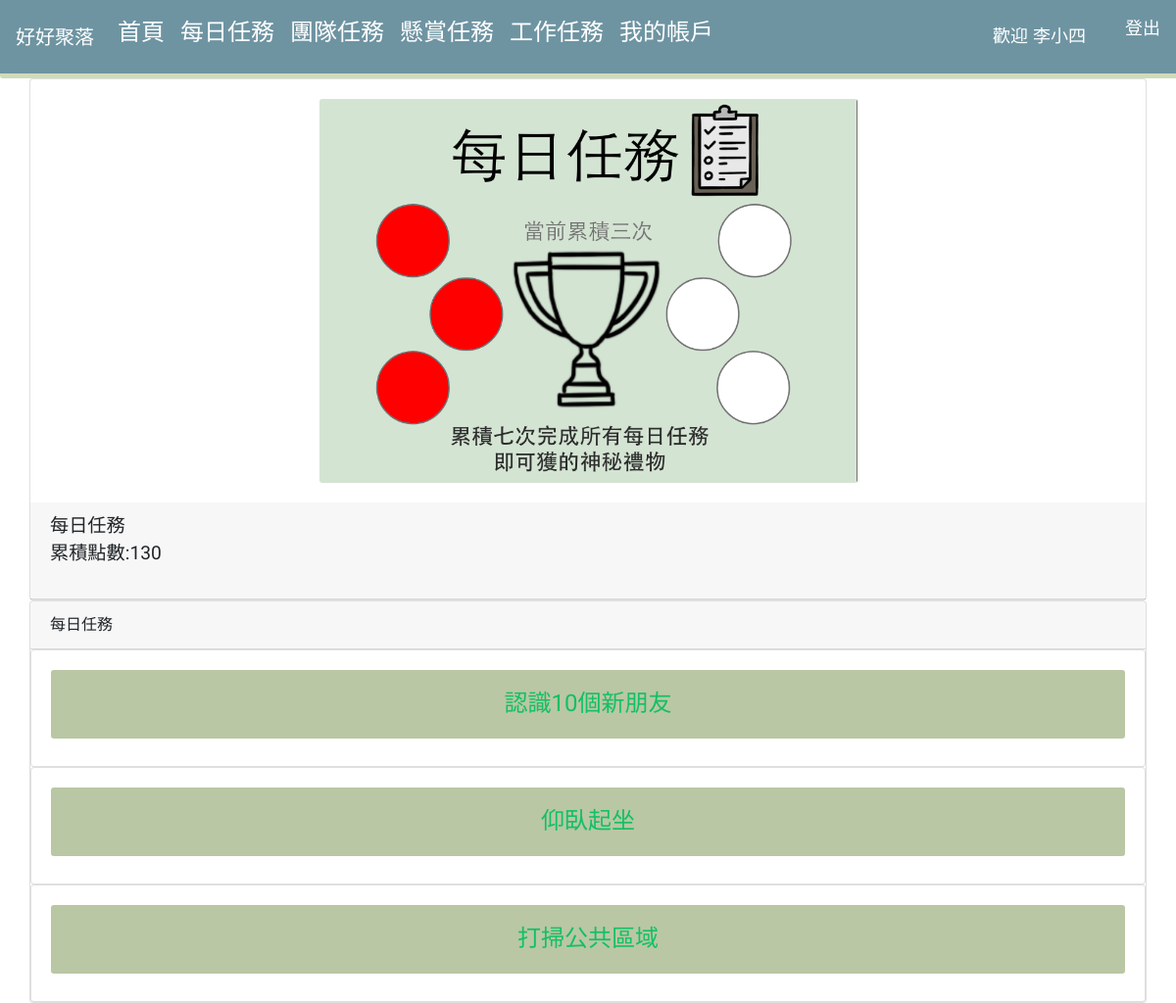
/app/my_personal_tasks/ (signed in), run on the app's committed database.
### app/models.py (models this page shows, shortened)
class UserProfile(models.Model):
    AUTHORITY_CHOICE = (('admin', '管理者'),
                        ('employee', '照服員'),
                        ('resident', '住民'),
                        ('family', '家屬'),
                        ('vendor', '廠商'),
                        )
    user = models.OneToOneField(User, on_delete=models.CASCADE, related_name='userprofile')
    actual_name = models.CharField(max_length=10, verbose_name='姓名')
    authority = models.CharField(max_length=20, verbose_name='身分', choices=AUTHORITY_CHOICE, default='resident')
    photo = models.ImageField(upload_to='users/%Y/%m/%d/', null=True, blank=True, verbose_name='照片')
    def __str__(self):
        return self.actual_name

class PersonalTask(models.Model):
    user = models.ForeignKey(UserProfile, on_delete=models.CASCADE, verbose_name='人員')
    task = models.ForeignKey(Task, on_delete=models.CASCADE, verbose_name='任務')
    assign_date = models.DateField(default=datetime.now,verbose_name='指派日期')
    finish_date = models.DateField(auto_now_add=False,verbose_name='完成日期',blank=True,null = True)
    slug = RandomCharField(length=32, unique=True, unique_for_date='assign_date')
    is_award =  models.BooleanField(default=False,verbose_name='是否獎勵過')
    point = models.IntegerField(default=0,verbose_name='點數')
    objects = models.Manager()
    personalTaskManager = PersonalTaskManager()
    personal_task_award = PersonTaskAwardManage()
    class Meta:
        ordering = ['-assign_date']
    def generate_qr_code(self):
        return reverse('app:generate_qr_code', args=[self.id, self.slug])

class Task(models.Model):
    TASK_CHOICE = (('daily_task', '每日任務')
                   , ('work_task', '工作任務'))
    task_name = models.CharField(max_length=32, verbose_name='任務名稱')
    task_content = RichTextField(verbose_name='任務內容')
    slug = RandomCharField(length=32, unique=True, unique_for_date='publish')
    publish = models.DateField(default=timezone.now, verbose_name='任務發布時間')
    task_type = models.CharField(max_length=12, choices=TASK_CHOICE, default='daily_task', verbose_name='任務型別')
    is_vaild  = models.BooleanField(default=True)
    point = models.IntegerField(verbose_name='點數')
    class Meta:
        ordering = ['-publish']
    def __str__(self):
        return self.task_name

### app/views.py (the view, shortened to what this page needs)
# urls.py: path('my_personal_tasks/', views.my_personal_tasks, name='my_personal_tasks'),
def my_personal_tasks(request):
    user_id = request.session.get('user')
    authority = request.user.userprofile.authority
    request.session['authority'] = authority
    request.session['user'] = request.user.id
    user = request.user.id
    personal_tasks = PersonalTask.objects.filter(user=user).filter(assign_date=datetime.today().date())
    finish_date = []
    points = 0
    person_tasks = list(PersonalTask.personal_task_award.filter(user=user_id).values())
    for person_task in person_tasks:
        points += int(person_task['point'])
        if person_task['finish_date'] not in finish_date:
            finish_date.append(person_task['finish_date'])
    context = {'finish_task_date': len(finish_date), 'points': points,
               'section': 'dashboard',
               'authority': authority,
               'personal_tasks': personal_tasks}
    return render(request,
                  'account/my_personal_task.html', context
                  )

### app/models.py (called while the page is built)
    def get_queryset(self):
        return super(PersonTaskAwardManage, self).get_queryset()\
            .filter(finish_date__isnull=False)\
            .filter(is_award=False)

### app/templates/account/my_personal_task.html (shortened to what this page needs)
{% extends 'base.html' %}
{% load static %}
{% block content %}
    <div class="container container-fluid">
        <div class="row">
               <div class="card w-100" >
                   <div class="card-body">
                       {% if finish_task_date == 0 %}
                           <img class="card-img personal_task_finish" src="{% static 'drawable/awards/0.png' %}"/>
                       {% elif  finish_task_date == 1 %}
                           <img class="card-img personal_task_finish" src="{% static 'drawable/awards/1.png' %}"/>
                       {% elif  finish_task_date == 2 %}
                           <img class="card-img personal_task_finish" src="{% static 'drawable/awards/2.png' %}"/>
                       {% elif finish_task_date == 3 %}
                           <img class="card-img personal_task_finish" src="{% static 'drawable/awards/3.png' %}"/>
                       {% elif finish_task_date == 4 %}
                           <img class="card-img personal_task_finish" src="{% static 'drawable/awards/4.png' %}"/>
                       {% elif finish_task_date == 5 %}
                           <img class="card-img personal_task_finish" src="{% static 'drawable/awards/5.png' %}"/>
                       {% elif finish_task_date == 6 %}
                           <img class="card-img personal_task_finish" src="{% static 'drawable/awards/6.png' %}"/>
                       {% elif finish_task_date == 7 %}
                            <img class="card-img personal_task_finish" src="{% static 'drawable/awards/7.png' %}"/>
                       {% endif %}
                   </div>
                    <div class="card-header">
                        <h4 style="font-size: 120%">每日任務<P>累積點數:{{points }}</h4>
                        </div>
               </div>
    <div class="card w-100">
        <div class="card-header"> 每日任務</div>
             {% for personal_task in personal_tasks %}
                <div class="card" >
                <div class="card-body card-text text-center  ">
                        <img src="{% static 'drawable/person_task_bg.png' %}"
                             alt="" class="card-img" style="width:100%;height:70px ">
                        <h4 > <span class="card-img-overlay" style="color:#005bfd;padding-top: 40px">
                            <a href={{personal_task.generate_qr_code  }}> {{ personal_task.task }}</a></span></h4>
                </div>
                </div>
            {% endfor %}
            </div>
</div>
        </div>
{% endblock %}

### app/templates/base.html (shortened to what this page needs)
{% load static %}
<!DOCTYPE html>
<html itemscope itemtype='http://schema.org/WebPage'>
<head>
    <link href="{% static "bootstrap/css/bootstrap.min.css" %}" rel="stylesheet">
    <link href="{% static "css/base.css" %}" rel="stylesheet">
</head>
<body>
<nav class="navbar navbar-expand-lg navbar-light"  >
  <a class="navbar-brand" href="#">好好聚落</a>
  <div class="collapse navbar-collapse" id="navbarSupportedContent">
   {% if request.user.is_authenticated %}
       {% if request.session.authority == 'resident' %}
    <ul class="navbar-nav .nav-pills mr-auto">
      <li class="nav-item active"><h4>
          <a class="nav-link" href="#">首頁 <span class="sr-only">(current)</span></a></h4>
      </li>
      <li class="nav-item"><h4>
        <a class="nav-link" href="{% url 'app:my_personal_tasks' %}">每日任務</a></h4>
      </li>
      <li class="nav-item"><h4>
        <a class="nav-link" href="{% url 'app:my_team_tasks_link' %}">團隊任務</a></h4>
      </li>
        <li class="nav-item"><h4>
        <a class="nav-link" href="{% url 'app:manage_award_task' %}">懸賞任務</a></h4>
      </li>
        <li class="nav-item"><h4>
        <a class="nav-link" href="{% url 'app:manage_work_task' %}">工作任務</a></h4>
      </li>
     <li class="nav-item"><h4>
        <a class="nav-link" href="#">我的帳戶</a></h4>
      </li>
    </ul>
    {% endif %}
   {% endif %}
<span class="navbar-text" >
            歡迎 {{ request.user.userprofile }}
            </span>
<ul>
            <span class="navbar-text" >
         <a href="{% url 'app:logout'  %}">登出</a>
            </span>
    </ul>
  </div>
</nav>
    {% block content %}
    {% endblock %}
</body>
</html>

### app/static/css/base.css (style rules this page uses)
body { margin:0; padding:0; font-family:helvetica, sans-serif; }
p { line-height: 1.8; }
a { color:#12c064; text-decoration:none; }
h1, h2, h3, h4, h5 , h6 { font-family: 'Muli', sans-serif; font-weight:normal; }
.navbar { font-size:18px; background: #6E94A2 !important; border-bottom:5px solid #CEDCBA; border-bottom-left-radius: 3px; }
.navbar .navbar-brand,.navbar .navbar-brand:hover, .navbar .navbar-nav li a,.navbar .navbar-text,.navbar .navbar-text a { color:#fff!important; }
.personal_task_finish { display: block; margin-left: auto; margin-right: auto; width: 50%; }

### data on the page
PersonalTask: task "認識10個新朋友"
PersonalTask: task "仰臥起坐"
PersonalTask: task "打掃公共區域"

### other printed values
{{ request.user.userprofile }} "李小四"
{{ points }} "130"
